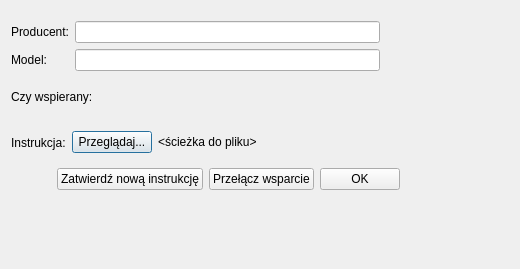
<?xml version="1.0" encoding="UTF-8"?>
<ui version="4.0">
 <class>editFurnaceDialogClass</class>
 <widget class="QDialog" name="editFurnaceDialogClass">
  <property name="geometry">
   <rect>
    <x>0</x>
    <y>0</y>
    <width>520</width>
    <height>269</height>
   </rect>
  </property>
  <property name="windowTitle">
   <string>editFurnaceDialog</string>
  </property>
  <widget class="QWidget" name="layoutWidget">
   <property name="geometry">
    <rect>
     <x>0</x>
     <y>10</y>
     <width>411</width>
     <height>191</height>
    </rect>
   </property>
   <layout class="QVBoxLayout" name="verticalLayout">
    <item>
     <layout class="QHBoxLayout" name="horizontalLayout_4">
      <item>
       <layout class="QFormLayout" name="formLayout">
        <item row="0" column="0">
         <widget class="QLabel" name="label">
          <property name="text">
           <string>Producent:</string>
          </property>
         </widget>
        </item>
        <item row="0" column="1">
         <widget class="QLineEdit" name="manufacturerEdit"/>
        </item>
        <item row="1" column="0">
         <widget class="QLabel" name="label_2">
          <property name="text">
           <string>Model:</string>
          </property>
         </widget>
        </item>
        <item row="1" column="1">
         <widget class="QLineEdit" name="modelEdit"/>
        </item>
       </layout>
      </item>
      <item>
       <spacer name="horizontalSpacer">
        <property name="orientation">
         <enum>Qt::Orientation::Horizontal</enum>
        </property>
        <property name="sizeType">
         <enum>QSizePolicy::Policy::Fixed</enum>
        </property>
        <property name="sizeHint" stdset="0">
         <size>
          <width>20</width>
          <height>20</height>
         </size>
        </property>
       </spacer>
      </item>
     </layout>
    </item>
    <item>
     <layout class="QHBoxLayout" name="horizontalLayout_3">
      <item>
       <layout class="QHBoxLayout" name="horizontalLayout_2">
        <item>
         <widget class="QLabel" name="label_3">
          <property name="text">
           <string>Czy wspierany:</string>
          </property>
         </widget>
        </item>
        <item>
         <widget class="QLabel" name="supportLabel">
          <property name="text">
           <string>&lt;wsparcie&gt;</string>
          </property>
         </widget>
        </item>
       </layout>
      </item>
      <item>
       <spacer name="horizontalSpacer_2">
        <property name="orientation">
         <enum>Qt::Orientation::Horizontal</enum>
        </property>
        <property name="sizeHint" stdset="0">
         <size>
          <width>40</width>
          <height>20</height>
         </size>
        </property>
       </spacer>
      </item>
     </layout>
    </item>
    <item>
     <layout class="QHBoxLayout" name="horizontalLayout_6">
      <item>
       <widget class="QLabel" name="label_5">
        <property name="sizePolicy">
         <sizepolicy hsizetype="Fixed" vsizetype="Preferred">
          <horstretch>0</horstretch>
          <verstretch>0</verstretch>
         </sizepolicy>
        </property>
        <property name="text">
         <string>Instrukcja:</string>
        </property>
       </widget>
      </item>
      <item>
       <layout class="QHBoxLayout" name="horizontalLayout">
        <item>
         <widget class="QPushButton" name="uploadFileButton">
          <property name="sizePolicy">
           <sizepolicy hsizetype="Fixed" vsizetype="Fixed">
            <horstretch>0</horstretch>
            <verstretch>0</verstretch>
           </sizepolicy>
          </property>
          <property name="minimumSize">
           <size>
            <width>20</width>
            <height>0</height>
           </size>
          </property>
          <property name="text">
           <string>Przeglądaj...</string>
          </property>
         </widget>
        </item>
        <item>
         <widget class="QLabel" name="fileNameLabel">
          <property name="text">
           <string>&lt;ścieżka do pliku&gt;</string>
          </property>
         </widget>
        </item>
       </layout>
      </item>
     </layout>
    </item>
    <item>
     <layout class="QHBoxLayout" name="horizontalLayout_5">
      <item>
       <spacer name="horizontalSpacer_3">
        <property name="orientation">
         <enum>Qt::Orientation::Horizontal</enum>
        </property>
        <property name="sizeHint" stdset="0">
         <size>
          <width>40</width>
          <height>20</height>
         </size>
        </property>
       </spacer>
      </item>
      <item>
       <widget class="QPushButton" name="confirmManualButton">
        <property name="text">
         <string>Zatwierdź nową instrukcję</string>
        </property>
       </widget>
      </item>
      <item>
       <widget class="QPushButton" name="switchSupportButton">
        <property name="text">
         <string>Przełącz wsparcie</string>
        </property>
       </widget>
      </item>
      <item>
       <widget class="QPushButton" name="okButton">
        <property name="text">
         <string>OK</string>
        </property>
       </widget>
      </item>
     </layout>
    </item>
   </layout>
  </widget>
 </widget>
 <layoutdefault spacing="6" margin="11"/>
 <resources/>
 <connections>
  <connection>
   <sender>okButton</sender>
   <signal>clicked()</signal>
   <receiver>editFurnaceDialogClass</receiver>
   <slot>accept()</slot>
   <hints>
    <hint type="sourcelabel">
     <x>361</x>
     <y>181</y>
    </hint>
    <hint type="destinationlabel">
     <x>262</x>
     <y>180</y>
    </hint>
   </hints>
  </connection>
 </connections>
</ui>
